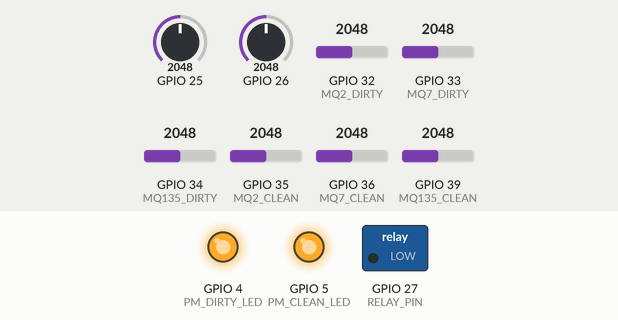
Simulated run of this sketch. Board: ESP32. Parts: switched loads named in the sketch (green lamp = pin HIGH), output pins drawn as LEDs (lit = HIGH). The test bench sets the inputs (shaded band); at power-on: GPIO 25 = 2048, GPIO 26 = 2048, GPIO 32 (MQ2_DIRTY) = 2048, GPIO 33 (MQ7_DIRTY) = 2048, GPIO 34 (MQ135_DIRTY) = 2048, GPIO 35 (MQ2_CLEAN) = 2048, GPIO 36 (MQ7_CLEAN) = 2048, GPIO 39 (MQ135_CLEAN) = 2048. WiFi joins after 1.5 s; servers stay silent unless stated; uploads are accepted with an empty reply; what the sketch prints to the serial monitor is not drawn.

Above: at 0.1 s.
At 1.6 s:
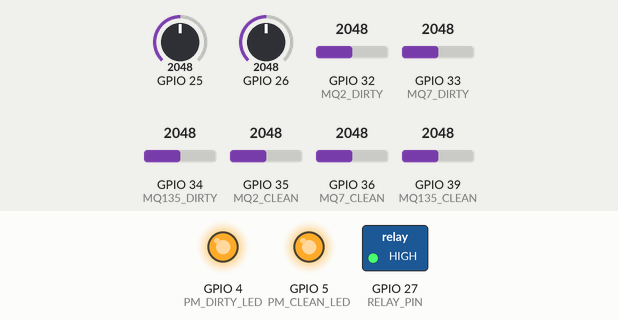
Timing chart, 0 to 3.1 s (numbered marks = the images above):
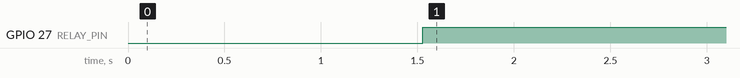

The sketch:

ESP32_AQI_DualSensor.ino
```cpp
#include <WiFi.h>
#include <HTTPClient.h>

// ================= PIN DEFINITIONS =================
#define MQ2_DIRTY     32
#define MQ2_CLEAN     35
#define MQ7_DIRTY     33
#define MQ7_CLEAN     36
#define MQ135_DIRTY   34
#define MQ135_CLEAN   39
#define PM_DIRTY      25
#define PM_CLEAN      26
#define PM_DIRTY_LED  4
#define PM_CLEAN_LED  5
#define RELAY_PIN     27

// --- Configuration ---
const char* ssid = "XXXXXXXX";
const char* password = "XXXXXXXX";
const char* serverUrl = "render bridge link";
const int ALERT_THRESHOLD = 105; // Slightly higher to account for noise

// --- PPM Mapping ---
float mapToPPM(float raw, float ppmMin, float ppmMax) {
  return (raw / 4095.0) * (ppmMax - ppmMin) + ppmMin;
}

// --- Corrected Formula ---
float runFormula(float Cp, float Ilow, float Ihigh, float BPlow, float BPhigh) {
  if (BPhigh <= BPlow) return Ihigh;
  float aqi = ((Ihigh - Ilow) / (BPhigh - BPlow)) * (Cp - BPlow) + Ilow;
  return (aqi > 500) ? 500 : (aqi < 0) ? 0 : aqi;
}

// ================= ADJUSTED AQI BLOCKS (Targeting ~100) =================
// These breakpoints are scaled specifically to your high PPM readings

int getMQ2AQI(float ppm) {
  // Since you are getting 7167.0 PPM in normal air, we set 100 AQI at 7500 PPM
  if (ppm <= 7500) return runFormula(ppm, 0, 100, 300, 7500);
  return runFormula(ppm, 101, 500, 7501, 15000);
}

int getMQ7AQI(float ppm) {
  // Your normal is ~187 PPM. Setting 100 AQI at 250 PPM
  if (ppm <= 250) return runFormula(ppm, 0, 100, 10, 250);
  return runFormula(ppm, 101, 500, 251, 1500);
}

int getMQ135AQI(float ppm) {
  // Your normal is ~516 PPM. Setting 100 AQI at 600 PPM
  if (ppm <= 600) return runFormula(ppm, 0, 100, 10, 600);
  return runFormula(ppm, 101, 500, 601, 2000);
}

int getDustAQI(int led, int pin, float &rawVal) {
  digitalWrite(led, LOW); delayMicroseconds(280);
  rawVal = analogRead(pin);
  delayMicroseconds(40); digitalWrite(led, HIGH); delayMicroseconds(9680);
  float density = (0.17 * (rawVal * (3.3 / 4095.0)) - 0.1) * 1000;
  if (density < 0) density = 0;
  // Standard indoor targets
  if (density <= 80) return runFormula(density, 0, 100, 0, 80);
  return runFormula(density, 101, 500, 81, 300);
}

void setup() {
  Serial.begin(115200);
  pinMode(RELAY_PIN, OUTPUT);
  pinMode(PM_DIRTY_LED, OUTPUT); pinMode(PM_CLEAN_LED, OUTPUT);
  digitalWrite(PM_DIRTY_LED, HIGH); digitalWrite(PM_CLEAN_LED, HIGH);
  WiFi.begin(ssid, password);
  while (WiFi.status() != WL_CONNECTED) { delay(500); Serial.print("."); }
}

void loop() {
  // 1. Dirty Side
  float d_raw[4];
  d_raw[0] = analogRead(MQ2_DIRTY); d_raw[1] = analogRead(MQ7_DIRTY); d_raw[2] = analogRead(MQ135_DIRTY);
  float d_ppm[4] = {mapToPPM(d_raw[0], 300, 10000), mapToPPM(d_raw[1], 10, 1000), mapToPPM(d_raw[2], 10, 1000), 0};
  int d_aqi[4] = {getMQ2AQI(d_ppm[0]), getMQ7AQI(d_ppm[1]), getMQ135AQI(d_ppm[2]), getDustAQI(PM_DIRTY_LED, PM_DIRTY, d_raw[3])};
  d_ppm[3] = d_raw[3];

  // 2. Clean Side
  float c_raw[4];
  c_raw[0] = analogRead(MQ2_CLEAN); c_raw[1] = analogRead(MQ7_CLEAN); c_raw[2] = analogRead(MQ135_CLEAN);
  float c_ppm[4] = {mapToPPM(c_raw[0], 300, 10000), mapToPPM(c_raw[1], 10, 1000), mapToPPM(c_raw[2], 10, 1000), 0};

  // Apply a small auto-balancing offset for Clean Side
  if (c_ppm[0] > d_ppm[0]) c_ppm[0] = d_ppm[0] * 0.95;
  if (c_ppm[1] > d_ppm[1]) c_ppm[1] = d_ppm[1] * 0.95;
  if (c_ppm[2] > d_ppm[2]) c_ppm[2] = d_ppm[2] * 0.95;

  int c_aqi[4] = {getMQ2AQI(c_ppm[0]), getMQ7AQI(c_ppm[1]), getMQ135AQI(c_ppm[2]), getDustAQI(PM_CLEAN_LED, PM_CLEAN, c_raw[3])};

  // 3. Logic
  int dirtyMaxAQI = 0; int critIdx = 0; int cleanMaxAQI = 0;
  String names[] = {"Smoke (MQ-2)", "CO (MQ-7)", "VOC (MQ-135)", "Dust (GP2Y)"};
  for(int i=0; i<4; i++) {
    if(d_aqi[i] > dirtyMaxAQI) { dirtyMaxAQI = d_aqi[i]; critIdx = i; }
    if(c_aqi[i] > cleanMaxAQI) { cleanMaxAQI = c_aqi[i]; }
  }

  // 4. Output
  Serial.printf("\nDIRTY PPM: MQ2:%.0f | MQ7:%.0f | MQ135:%.0f | AQI: %d\n", d_ppm[0], d_ppm[1], d_ppm[2], dirtyMaxAQI);
  Serial.printf("CLEAN PPM: MQ2:%.0f | MQ7:%.0f | MQ135:%.0f | AQI: %d\n", c_ppm[0], c_ppm[1], c_ppm[2], cleanMaxAQI);

  bool relayActive = (dirtyMaxAQI >= ALERT_THRESHOLD);
  digitalWrite(RELAY_PIN, relayActive ? HIGH : LOW);

  // 5. Send JSON
  if (WiFi.status() == WL_CONNECTED) {
    HTTPClient http;
    http.begin(serverUrl);
    http.addHeader("Content-Type", "application/json");
    String json = "{\"aqiScore\":" + String(cleanMaxAQI) +
                  ",\"action\":\"" + names[critIdx] + "\"," +
                  "\"highestConcentration\":" + String(d_ppm[critIdx]) + "," +
                  "\"relayActive\":" + (relayActive ? "true" : "false") + "}";
    http.POST(json);
    http.end();
  }
  delay(30000);
}
```

Measured:
- by itself, GPIO 27 (RELAY_PIN): LOW → HIGH at 1.5 s
